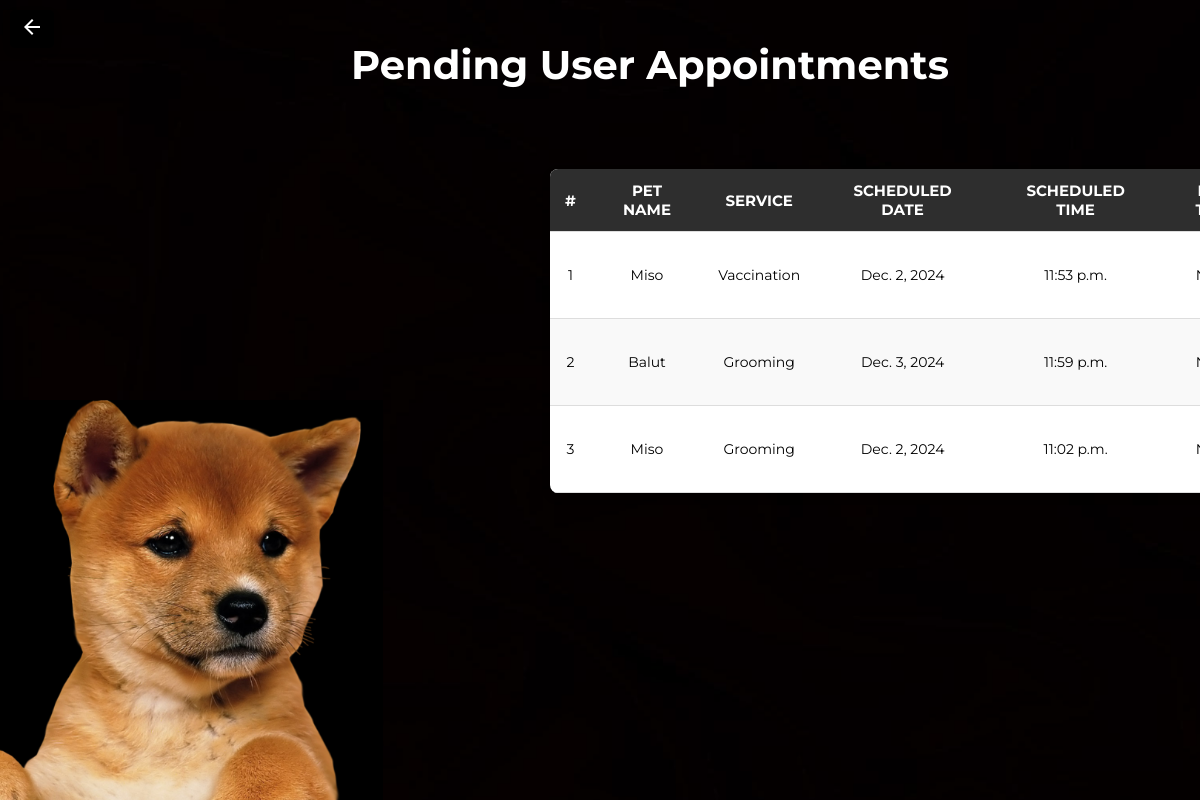
/pending-appointments/ (signed in), run on an earlier commit of the app's database.
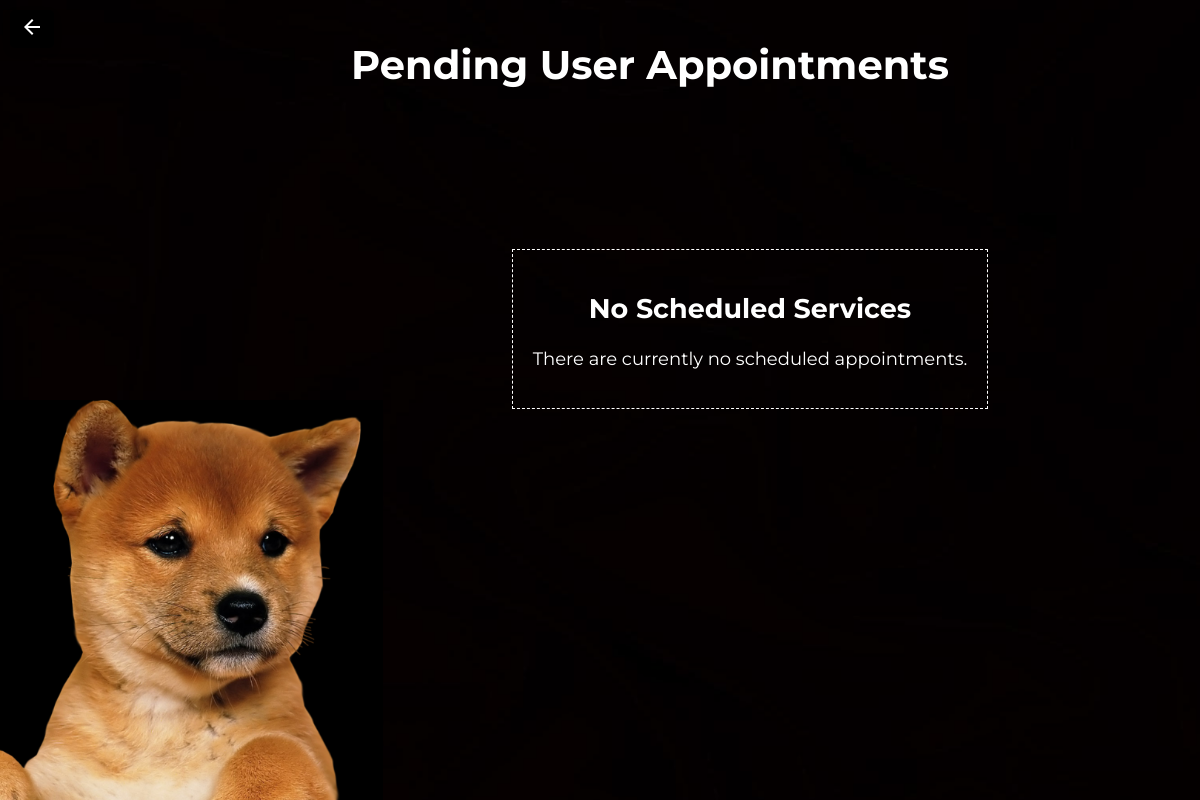
And on a later commit of the database.
### app/models.py (models this page shows)
class ScheduledServices(models.Model):
    user = models.ForeignKey(User, on_delete=models.CASCADE, related_name="scheduled_services")
    pet_name = models.CharField(max_length=30, null=True, blank=True)
    service = models.CharField(max_length=100, null=True, blank=True)
    scheduled_date = models.DateField(null=True, blank=True)
    scheduled_time = models.TimeField(null=True, blank=True)
    end_time = models.TimeField(null=True, blank=True)
    status = models.BooleanField(default=False, null=True)
    cancelled = models.BooleanField(default=False)
    finished = models.BooleanField(default=False)
    def __str__(self):
            return f"{self.pet_name} ({self.service})"

### app/views.py (the view)
# urls.py: path('pending-appointments/', views.admin_pending_appointments_view, name='pending-appointments'),
@login_required
def admin_pending_appointments_view(request):
    if request.user.is_authenticated:
        pending_appointments = ScheduledServices.objects.filter(status=False, cancelled=False)
    else:
        pending_appointments = []
    print(pending_appointments)
    return render(request, 'admin-pending-appointments.html', {
        'pending_appointments': pending_appointments,
    })

### app/templates/admin-pending-appointments.html (shortened to what this page needs)
{% load static %}
<!DOCTYPE html>
<html lang="en">
<head>
    <link rel="stylesheet" href="{% static 'css/adminapo.css' %}">
</head>
<body>
    <div class="admin-apo-page">
        <a href="{% url 'admin-home' %}" class="home-btn">
            <button class="home-btn-button">
                <svg xmlns="http://www.w3.org/2000/svg" height="24px" viewBox="0 -960 960 960" width="24px" fill="#FFFFFF">
                    <path d="m313-440 224 224-57 56-320-320 320-320 57 56-224 224h487v80H313Z"/>
                </svg>
            </button>
        </a>
        <div class="admin-apo-main-text">
            <p>Pending User Appointments</p>
        </div>
        <div class="admin-apo-content">
            {% if pending_appointments %}
                <div class="admin-pending-table-container">
                    <table class="admin-upcoming-apo-table">
                        <thead>
                            <tr>
                                <th>#</th>
                                <th>Pet Name</th>
                                <th>Service</th>
                                <th>Scheduled Date</th>
                                <th>Scheduled Time</th>
                                <th>End Time</th>
                            </tr>
                        </thead>
                        <tbody>
                            {% for appointment in pending_appointments %}
                                <tr>
                                    <td>{{ forloop.counter }}</td>
                                    <td>{{ appointment.pet_name }}</td>
                                    <td>{{ appointment.service }}</td>
                                    <td>{{ appointment.scheduled_date }}</td>
                                    <td>{{ appointment.scheduled_time }}</td>
                                    <td>{{ appointment.end_time }}</td>
                                </tr>
                            {% endfor %}
                        </tbody>
                    </table>
                </div>
            {% else %}
                <div class="admin-apo-no-appointments">
                    <h2>No Scheduled Services</h2>
                    <p>There are currently no scheduled appointments.</p>
                </div>
            {% endif %}
        </div>
    </div>
</body>
</html>

What changed in the data, as far as the page shows it:
no longer on this page (row edited): ScheduledServices: pet_name "Miso", service "Vaccination", scheduled_date "Dec. 2, 2024", scheduled_time "11:53 p.m."
no longer on this page (row edited): ScheduledServices: pet_name "Balut", service "Grooming", scheduled_date "Dec. 3, 2024", scheduled_time "11:59 p.m."
no longer on this page (row edited): ScheduledServices: pet_name "Miso", service "Grooming", scheduled_date "Dec. 2, 2024", scheduled_time "11:02 p.m."
Also different on the page:
text no longer shown: "# PET NAME SERVICE SCHEDULED DATE SCHEDULED TIME"
text now shown: "No Scheduled Services There are currently no scheduled appointments."
